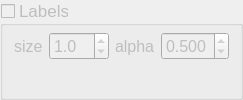
             <widget class="QGroupBox" name="groupbox_plot_labels">
              <property name="enabled">
               <bool>false</bool>
              </property>
              <property name="font">
               <font>
                <pointsize>13</pointsize>
               </font>
              </property>
              <property name="title">
               <string>Labels</string>
              </property>
              <property name="flat">
               <bool>false</bool>
              </property>
              <property name="checkable">
               <bool>true</bool>
              </property>
              <property name="checked">
               <bool>false</bool>
              </property>
              <layout class="QVBoxLayout" name="verticalLayout_20">
               <property name="topMargin">
                <number>6</number>
               </property>
               <property name="bottomMargin">
                <number>6</number>
               </property>
               <item>
                <layout class="QHBoxLayout" name="horizontalLayout_10">
                 <item>
                  <layout class="QFormLayout" name="formLayout_25">
                   <property name="sizeConstraint">
                    <enum>QLayout::SetDefaultConstraint</enum>
                   </property>
                   <property name="fieldGrowthPolicy">
                    <enum>QFormLayout::ExpandingFieldsGrow</enum>
                   </property>
                   <property name="labelAlignment">
                    <set>Qt::AlignLeading|Qt::AlignLeft|Qt::AlignVCenter</set>
                   </property>
                   <property name="formAlignment">
                    <set>Qt::AlignLeading|Qt::AlignLeft|Qt::AlignTop</set>
                   </property>
                   <property name="verticalSpacing">
                    <number>0</number>
                   </property>
                   <item row="1" column="0">
                    <widget class="QLabel" name="label_69">
                     <property name="font">
                      <font>
                       <pointsize>12</pointsize>
                      </font>
                     </property>
                     <property name="text">
                      <string>size</string>
                     </property>
                     <property name="textFormat">
                      <enum>Qt::AutoText</enum>
                     </property>
                    </widget>
                   </item>
                   <item row="1" column="1">
                    <widget class="QDoubleSpinBox" name="spinbox_plot_szLabel">
                     <property name="sizePolicy">
                      <sizepolicy hsizetype="MinimumExpanding" vsizetype="Fixed">
                       <horstretch>0</horstretch>
                       <verstretch>0</verstretch>
                      </sizepolicy>
                     </property>
                     <property name="minimumSize">
                      <size>
                       <width>0</width>
                       <height>0</height>
                      </size>
                     </property>
                     <property name="font">
                      <font>
                       <pointsize>12</pointsize>
                      </font>
                     </property>
                     <property name="decimals">
                      <number>1</number>
                     </property>
                     <property name="minimum">
                      <double>0.100000000000000</double>
                     </property>
                     <property name="maximum">
                      <double>99.000000000000000</double>
                     </property>
                     <property name="singleStep">
                      <double>0.100000000000000</double>
                     </property>
                     <property name="value">
                      <double>1.000000000000000</double>
                     </property>
                    </widget>
                   </item>
                  </layout>
                 </item>
                 <item>
                  <layout class="QFormLayout" name="formLayout_26">
                   <property name="sizeConstraint">
                    <enum>QLayout::SetDefaultConstraint</enum>
                   </property>
                   <property name="fieldGrowthPolicy">
                    <enum>QFormLayout::ExpandingFieldsGrow</enum>
                   </property>
                   <property name="labelAlignment">
                    <set>Qt::AlignLeading|Qt::AlignLeft|Qt::AlignVCenter</set>
                   </property>
                   <property name="formAlignment">
                    <set>Qt::AlignLeading|Qt::AlignLeft|Qt::AlignTop</set>
                   </property>
                   <property name="verticalSpacing">
                    <number>0</number>
                   </property>
                   <item row="1" column="0">
                    <widget class="QLabel" name="label_70">
                     <property name="font">
                      <font>
                       <pointsize>12</pointsize>
                      </font>
                     </property>
                     <property name="text">
                      <string>alpha</string>
                     </property>
                     <property name="textFormat">
                      <enum>Qt::AutoText</enum>
                     </property>
                    </widget>
                   </item>
                   <item row="1" column="1">
                    <widget class="QDoubleSpinBox" name="spinbox_plot_transpLabel">
                     <property name="sizePolicy">
                      <sizepolicy hsizetype="MinimumExpanding" vsizetype="Fixed">
                       <horstretch>0</horstretch>
                       <verstretch>0</verstretch>
                      </sizepolicy>
                     </property>
                     <property name="minimumSize">
                      <size>
                       <width>0</width>
                       <height>0</height>
                      </size>
                     </property>
                     <property name="font">
                      <font>
                       <pointsize>12</pointsize>
                      </font>
                     </property>
                     <property name="decimals">
                      <number>3</number>
                     </property>
                     <property name="minimum">
                      <double>0.001000000000000</double>
                     </property>
                     <property name="maximum">
                      <double>1.000000000000000</double>
                     </property>
                     <property name="singleStep">
                      <double>0.050000000000000</double>
                     </property>
                     <property name="value">
                      <double>0.500000000000000</double>
                     </property>
                    </widget>
                   </item>
                  </layout>
                 </item>
                </layout>
               </item>
              </layout>
             </widget>
